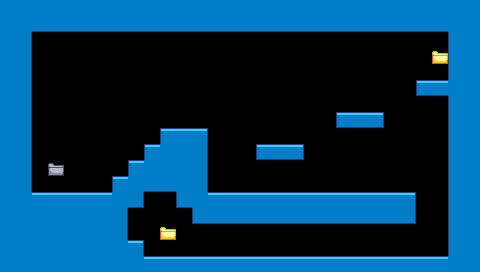

Rendered tile map (Tiled .tmx) drawn with the repository's tilesets; below, a short description and the full map source, tile grids included:
An orthogonal 30x17 tile map with 16x16 px tiles, 2 tile layers (blue, folderClosed), 3 tilesets and 3 objects.

<map version="1.0" tiledversion="1.1.1" orientation="orthogonal" renderorder="right-down" width="30" height="17" tilewidth="16" tileheight="16" infinite="0" nextobjectid="7">
 <properties>
  <property name="background" type="file" value="../../images/backgrounds/hills.png" />
 </properties>
 <tileset firstgid="1" source="../tiles/blue.tsx" />
 <tileset firstgid="17" source="../tiles/player.tsx" />
 <tileset firstgid="18" source="../tiles/folderClosed.tsx" />
 <layer name="blue" width="30" height="17">
  <data encoding="csv">
11,11,11,11,11,11,11,11,11,11,11,11,11,11,11,11,11,11,11,11,11,11,11,11,11,11,11,11,11,11,
11,11,15,15,15,15,15,15,15,15,15,15,15,15,15,15,15,15,15,15,15,15,15,15,15,15,15,15,11,11,
11,12,0,0,0,0,0,0,0,0,0,0,0,0,0,0,0,0,0,0,0,0,0,0,0,0,0,0,10,11,
11,12,0,0,0,0,0,0,0,0,0,0,0,0,0,0,0,0,0,0,0,0,0,0,0,0,0,0,10,11,
11,12,0,0,0,0,0,0,0,0,0,0,0,0,0,0,0,0,0,0,0,0,0,0,0,0,0,0,10,11,
11,12,0,0,0,0,0,0,0,0,0,0,0,0,0,0,0,0,0,0,0,0,0,0,0,0,2,3,11,11,
11,12,0,0,0,0,0,0,0,0,0,0,0,0,0,0,0,0,0,0,0,0,0,0,0,0,0,0,10,11,
11,12,0,0,0,0,0,0,0,0,0,0,0,0,0,0,0,0,0,0,0,2,3,4,0,0,0,0,10,11,
11,12,0,0,0,0,0,0,0,0,6,7,8,0,0,0,0,0,0,0,0,0,0,0,0,0,0,0,10,11,
11,12,0,0,0,0,0,0,0,6,11,11,12,0,0,0,2,3,4,0,0,0,0,0,0,0,0,0,10,11,
11,12,0,0,0,0,0,0,6,11,11,11,12,0,0,0,0,0,0,0,0,0,0,0,0,0,0,0,10,11,
11,12,0,0,0,0,0,6,11,15,15,11,12,0,0,0,0,0,0,0,0,0,0,0,0,0,0,0,10,11,
11,11,7,7,7,7,7,11,16,0,0,14,11,7,7,7,7,7,7,7,7,7,7,7,7,8,0,0,10,11,
11,11,11,11,11,11,11,12,0,0,0,0,14,15,15,15,15,15,15,15,15,15,15,15,15,16,0,0,10,11,
11,11,11,11,11,11,11,12,0,0,0,0,0,0,0,0,0,0,0,0,0,0,0,0,0,0,0,0,10,11,
11,11,11,11,11,11,11,11,8,0,0,0,0,0,0,0,0,0,0,0,0,0,0,0,0,0,0,0,10,11,
11,11,11,11,11,11,11,11,11,7,7,7,7,7,7,7,7,7,7,7,7,7,7,7,7,7,7,7,11,11
</data>
 </layer>
 <layer name="folderClosed" width="30" height="17">
  <data encoding="csv">
0,0,0,0,0,0,0,0,0,0,0,0,0,0,0,0,0,0,0,0,0,0,0,0,0,0,0,0,0,0,
0,0,0,0,0,0,0,0,0,0,0,0,0,0,0,0,0,0,0,0,0,0,0,0,0,0,0,0,0,0,
0,0,0,0,0,0,0,0,0,0,0,0,0,0,0,0,0,0,0,0,0,0,0,0,0,0,0,0,0,0,
0,0,0,0,0,0,0,0,0,0,0,0,0,0,0,0,0,0,0,0,0,0,0,0,0,0,0,18,0,0,
0,0,0,0,0,0,0,0,0,0,0,0,0,0,0,0,0,0,0,0,0,0,0,0,0,0,0,0,0,0,
0,0,0,0,0,0,0,0,0,0,0,0,0,0,0,0,0,0,0,0,0,0,0,0,0,0,0,0,0,0,
0,0,0,0,0,0,0,0,0,0,0,0,0,0,0,0,0,0,0,0,0,0,0,0,0,0,0,0,0,0,
0,0,0,0,0,0,0,0,0,0,0,0,0,0,0,0,0,0,0,0,0,0,0,0,0,0,0,0,0,0,
0,0,0,0,0,0,0,0,0,0,0,0,0,0,0,0,0,0,0,0,0,0,0,0,0,0,0,0,0,0,
0,0,0,0,0,0,0,0,0,0,0,0,0,0,0,0,0,0,0,0,0,0,0,0,0,0,0,0,0,0,
0,0,0,19,0,0,0,0,0,0,0,0,0,0,0,0,0,0,0,0,0,0,0,0,0,0,0,0,0,0,
0,0,0,0,0,0,0,0,0,0,0,0,0,0,0,0,0,0,0,0,0,0,0,0,0,0,0,0,0,0,
0,0,0,0,0,0,0,0,0,0,0,0,0,0,0,0,0,0,0,0,0,0,0,0,0,0,0,0,0,0,
0,0,0,0,0,0,0,0,0,0,0,0,0,0,0,0,0,0,0,0,0,0,0,0,0,0,0,0,0,0,
0,0,0,0,0,0,0,0,0,0,18,0,0,0,0,0,0,0,0,0,0,0,0,0,0,0,0,0,0,0,
0,0,0,0,0,0,0,0,0,0,0,0,0,0,0,0,0,0,0,0,0,0,0,0,0,0,0,0,0,0,
0,0,0,0,0,0,0,0,0,0,0,0,0,0,0,0,0,0,0,0,0,0,0,0,0,0,0,0,0,0
</data>
 </layer>
 <objectgroup name="objects">
  <object id="4" x="160" y="224" width="16" height="16">
   <properties>
    <property name="name" value="System32" />
    <property name="type" value="folder" />
   </properties>
  </object>
  <object id="5" x="432" y="48" width="16" height="16">
   <properties>
    <property name="name" value="Help" />
    <property name="type" value="folder" />
   </properties>
  </object>
  <object id="6" x="48" y="160" width="16" height="16">
   <properties>
    <property name="name" value="C" />
    <property name="type" value="folder" />
   </properties>
  </object>
 </objectgroup>
</map>